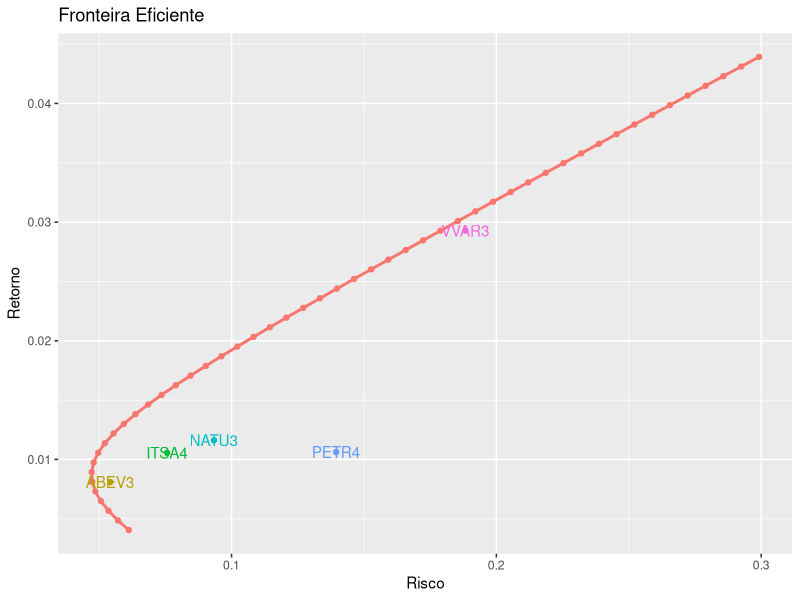

This figure's R source:
## ---- chunk 1
knitr::opts_chunk$set(echo = TRUE)
## ---- chunk 2

get_preco_fechamento <- function(x){
  ## Obtem preço de fechamento
  
  x[, base::grepl(pattern = '\\.Close$', x = dimnames(x)[[2]])]
}

list_to_xts <- function(list_xts){
  ## Transforma uma lista de objetos xts em um objeto xts
  
  nomes <- names(list_xts)
  res <- do.call(cbind.xts, list_xts)
  dimnames(res)[[2]] <- nomes
  
  return(res)
}

## ---- chunk 3

library(ggplot2)
library(magrittr)
library(quantmod)
library(xts)
library(tseries)

dados <- read.csv2('dados/retornos-mensais.csv')

carteira  <- dados[, -1]
carteira <- as.matrix(carteira)
carteira <- na.omit(carteira)

rm(dados)
## ---- chunk 4

carteira_otima <- function(ativos, retorno_desejado, shorts = FALSE){
  ## Calcula carteira ótima
  
  s <- tseries::portfolio.optim(
    x = ativos,
    pm = retorno_desejado,
    shorts = shorts
  )
  
  res <- list(
    pesos = s[['pw']],
    retorno = s[['pm']],
    risco = s[['ps']]
  )
  
  return(res)
}

get_retorno <- function(res){
  ## Obtém o retorno da carteira ótima
  ## res: list
  
  sapply(res, `[[`, i = 'retorno')
}

get_risco <- function(res){
  ## Obtém o risco da carteira ótima
  ## res: list
  
  sapply(res, `[[`, i = 'risco')
}

## ---- chunk 5

retornos_esperados <- apply(carteira, MARGIN = 2, mean)
riscos <- apply(carteira, MARGIN = 2, sd)

ativos <- data.frame(
  acao = names(retornos_esperados),
  risco = riscos,
  retorno = retornos_esperados,
  row.names = NULL
)

ativos
## ---- chunk 6
retorno_min <- 0.5*min(retornos_esperados)
retorno_max <- 1.5*max(retornos_esperados)

retornos_seq <- seq(retorno_min, retorno_max, length.out = 50)
## ---- chunk 7

# Calculando carteiras eficientes
fronteira <- lapply(
  X = retornos_seq,
  FUN = carteira_otima,
  ativos = carteira,
  shorts = TRUE
)

# Guardando dados de retorno e risco em um data.frame
dados_plot <- data.frame(
  retorno = get_retorno(fronteira),
  risco = get_risco(fronteira)
)
## ---- chunk 8

# Plotando fronteira eficiente
dados_plot %>% 
  ggplot(aes(x = retorno, y = risco, color = '#E7B800'))+
  geom_point()+
  geom_line(size = 1)+
  geom_point(data = ativos, aes(x = retorno, y = risco, color = acao))+
  geom_text(data = ativos, aes(x = retorno, y = risco, label = acao, color = acao))+
  coord_flip()+
  labs(
    x = 'Retorno',
    y = 'Risco',
    title = 'Fronteira Eficiente',
    color = ''
  )+
  theme(legend.position = 'none')

